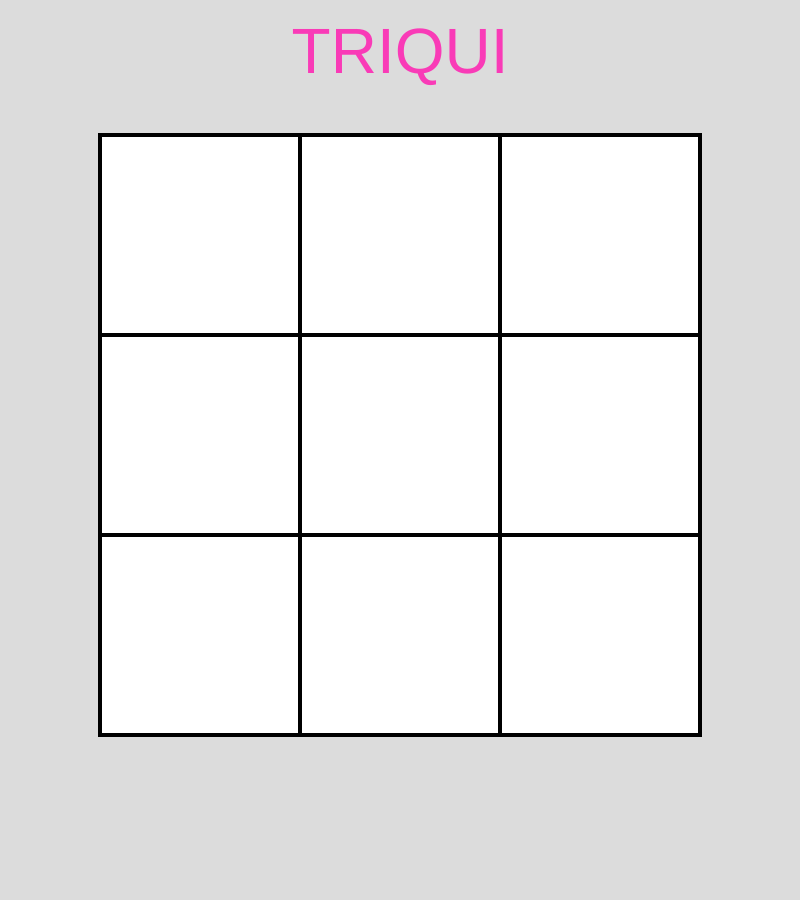
Frame 1 (no input)
Frame 60 (no input): identical to frame 1, image omitted
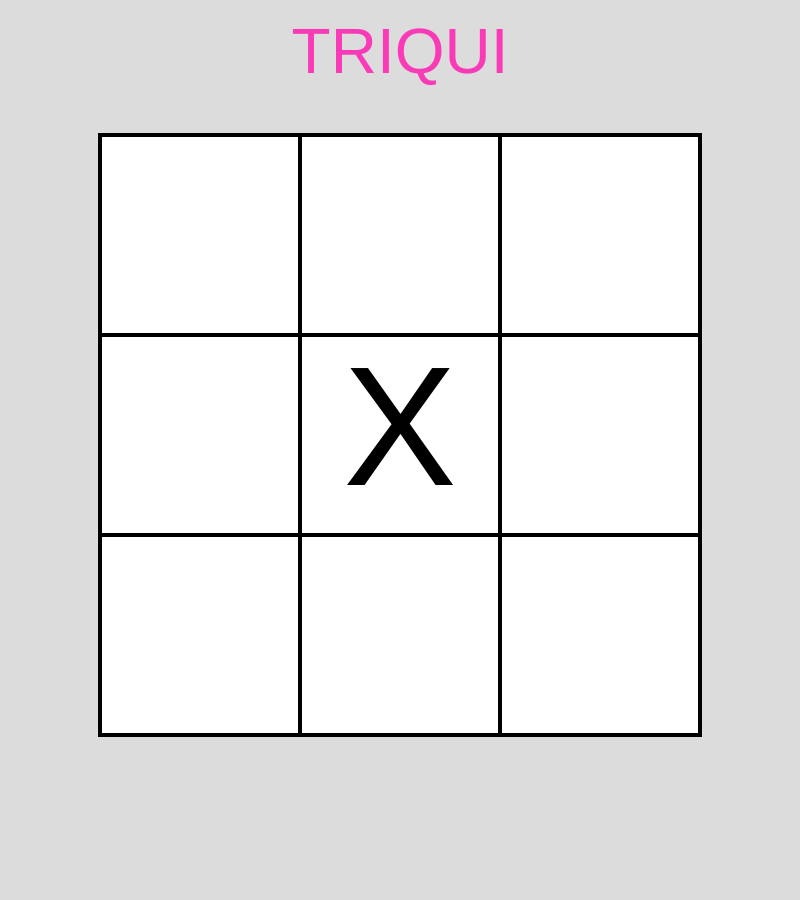
Frame 120 (the mouse pressed at the canvas centre since frame 60)

The p5.js sketch that drew these frames (run headless with seeded random() and noise() and a simulated clock; from frame 60 on, the mouse is pressed at the canvas centre):

// p5.js sketch
// ── sketch.js
let cuadros = [];
let turno = true;
let ganador = 0;
hayUnGanador = false;

function setup() {
  createCanvas(800, 900);
  for (let i = 0; i < 3; i++) {
    cuadros.push(new Array(3));
  }
  for (let i = 0; i < 3; i++) {
    for (let j = 0; j < 3; j++) {
      cuadros[j][i] = new Casilla((100 + j * 200), (135 + i * 200));
    }
  }

}

function draw() {
  background(220);

  // Titulo
  fill(249, 59, 183);
  textSize(64)
  textAlign(CENTER);
  text('TRIQUI', 400, 73);
  textAlign(CORNER);
  for (let i = 0; i < 3; i++) {
    for (let j = 0; j < 3; j++) {
      cuadros[j][i].paint();
    }
  }

  winner();

  if (hayUnGanador === true) {
    if (ganador === 1) {
      fill(0)
      textSize(64)
      textAlign(CENTER);
      text('Gano X!', 400, 850);
      textAlign(CORNER);
    }else if (ganador === 2){
      fill(0)
      textSize(64)
      textAlign(CENTER);
      text('Gano O!', 400, 850);
      textAlign(CORNER); 
    }

  }
}


function mousePressed() {
  for (let i = 0; i < 3; i++) {
    for (let j = 0; j < 3; j++) {
      if (cuadros[j][i].validateClick(mouseX, mouseY)) {
        if (turno) {
          cuadros[j][i].setEstado(1);
        } else {
          cuadros[j][i].setEstado(2);
        }
        turno = !turno;
      }
    }
  }
}

function winner() {

  // Combinaciones ganadoras para jugador 1
  if (cuadros[0][0].getEstado() === 1 && cuadros[0][1].getEstado() === 1 && cuadros[0][2].getEstado() === 1) {
    ganador = 1;
  }
  if (cuadros[1][0].getEstado() === 1 && cuadros[1][1].getEstado() === 1 && cuadros[1][2].getEstado() === 1) {
    ganador = 1;
  }
  if (cuadros[2][0].getEstado() === 1 && cuadros[2][1].getEstado() === 1 && cuadros[2][2].getEstado() === 1) {
    ganador = 1;
  }
  if (cuadros[0][0].getEstado() === 1 && cuadros[1][0].getEstado() === 1 && cuadros[2][0].getEstado() === 1) {
    ganador = 1;
  }
  if (cuadros[0][1].getEstado() === 1 && cuadros[1][1].getEstado() === 1 && cuadros[2][1].getEstado() === 1) {
    ganador = 1;
  }
  if (cuadros[0][2].getEstado() === 1 && cuadros[1][2].getEstado() === 1 && cuadros[2][2].getEstado() === 1) {
    ganador = 1;
  }
  if (cuadros[0][0].getEstado() === 1 && cuadros[1][1].getEstado() === 1 && cuadros[2][2].getEstado() === 1) {
    ganador = 1;
  }
  if (cuadros[2][0].getEstado() === 1 && cuadros[1][1].getEstado() === 1 && cuadros[0][2].getEstado() === 1) {
    ganador = 1;
  }

  // Combinaciones ganadoras para jugador 2
  if (cuadros[0][0].getEstado() === 2 && cuadros[0][1].getEstado() === 2 && cuadros[0][2].getEstado() === 2) {
    ganador = 2;
  }
  if (cuadros[1][0].getEstado() === 2 && cuadros[1][1].getEstado() === 2 && cuadros[1][2].getEstado() === 2) {
    ganador = 2;
  }
  if (cuadros[2][0].getEstado() === 2 && cuadros[2][1].getEstado() === 2 && cuadros[2][2].getEstado() === 2) {
    ganador = 2;
  }
  if (cuadros[0][0].getEstado() === 2 && cuadros[1][0].getEstado() === 2 && cuadros[2][0].getEstado() === 2) {
    ganador = 2;
  }
  if (cuadros[0][1].getEstado() === 2 && cuadros[1][1].getEstado() === 2 && cuadros[2][1].getEstado() === 2) {
    ganador = 2;
  }
  if (cuadros[0][2].getEstado() === 2 && cuadros[1][2].getEstado() === 2 && cuadros[2][2].getEstado() === 2) {
    ganador = 2;
  }
  if (cuadros[0][0].getEstado() === 2 && cuadros[1][1].getEstado() === 2 && cuadros[2][2].getEstado() === 2) {
    ganador = 2;
  }
  if (cuadros[2][0].getEstado() === 2 && cuadros[1][1].getEstado() === 2 && cuadros[0][2].getEstado() === 2) {
    ganador = 2;
  }

  if (ganador !== 0) {
    hayUnGanador = true;
  }

}
// ── Casilla.js
class Casilla {
    constructor(x, y) {
        this.x = x;
        this.y = y;
        this.tam = 200;
        this.estado = 0;
    }

    paint() {
        fill(255)
        strokeWeight(4);
        rect(this.x, this.y, this.tam, this.tam);

        switch (this.estado) {
            case 0:
                fill(255);
                break;
            case 1:
                fill(0);
                textSize(170)
                textAlign(CENTER);
                text('X', this.x + 100, this.y + 150);
                textAlign(CORNER);
                break;
            case 2:
                fill(0);
                textSize(170)
                textAlign(CENTER);
                text('O', this.x + 100, this.y + 150);
                textAlign(CORNER);
                break;
        }

    }

    validateClick(mx, my) {
        if (mx > this.x && mx < this.x + 200 && my > this.y && my < this.y + 200 && this.estado === 0) {
            return true;
        } else
            return false;
    }

    setEstado(estado) {
        this.estado = estado;
    }
    getEstado() {
        return this.estado;
    }
}
